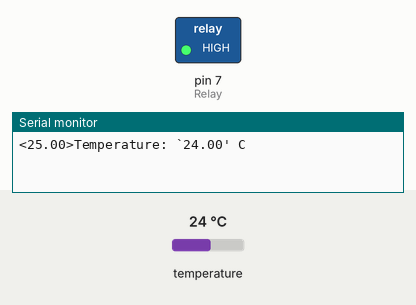
Bench run of a sketch on a simulated Arduino Uno, built with avr-gcc and run on an emulated ATmega328P. Parts: switched loads named in the sketch (green lamp = pin HIGH), the last lines printed to the serial monitor. The inputs (shaded band) are chosen by the test bench; at power-on: temperature 24 °C.

Above: at 2.8 s.
2.9 s: temperature set to 25.6 °C
At 6.0 s:
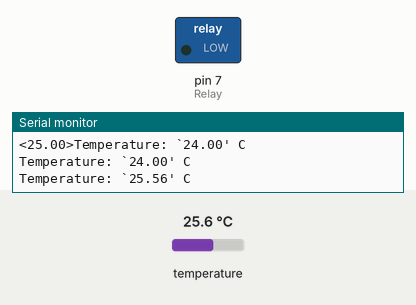
6.8 s: temperature set to 12 °C
At 9.8 s:
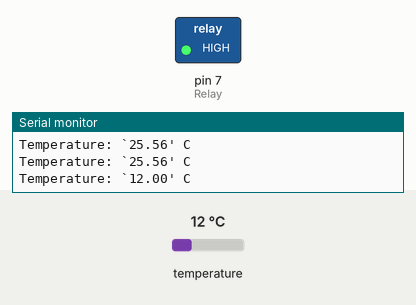
10.3 s: temperature set to 28 °C
At 13.5 s:
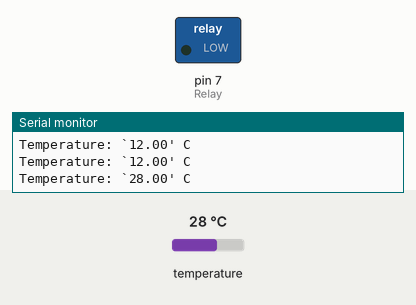
Timing chart, 0 to 15.0 s (numbered marks = the images above; inputs shaded):
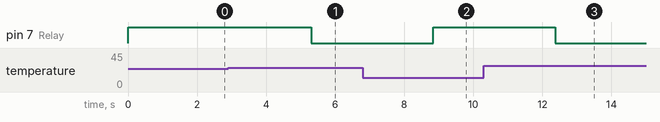

The sketch:

temperature-controlled-fan.ino
```cpp
#include <OneWire.h>
#include <DallasTemperature.h>

/*
Libraries available at
https://github.com/PaulStoffregen/OneWire
https://github.com/milesburton/Arduino-Temperature-Control-Library

Tempereture Controlled ON/OFF fan using a 2-wire 12V DC fan and DS18B20 temperature sensor
*/

#define ONE_WIRE_BUS 5 // Set up sensor data on pin 5

OneWire oneWire(ONE_WIRE_BUS);

DallasTemperature sensors(&oneWire);

int Relay = 7; // Relay pin
float temp = 0;
float tempMax = 25.0; // Switch on the relay
boolean newValueChange = true;

void setup() {
  Serial.begin(9600);
  pinMode(Relay, OUTPUT); // Used relay is active-low
  digitalWrite(Relay, HIGH); // Relay switched off by default using input HIGH
  sensors.begin();
}

void loop() {
  temp = readTemp();
  delay(1000);
  receiveControllerCommand(); // Check if tempMax value has been changed
  replyToController();

  Serial.print("Temperature: `");
  Serial.print(temp);
  Serial.print("' C \n");

  if(temp > tempMax) { // If temp is higher than tempMax,
    digitalWrite(Relay, LOW); // switch on the relay
  } else {
    digitalWrite(Relay, HIGH);
  }
}

float readTemp(){
  sensors.requestTemperatures(); // Request temperature from sensor
  temp = sensors.getTempCByIndex(0); // Temperature in Celsius
  return temp;
}

void receiveControllerCommand(){
  char x = Serial.read();
  if(x == '+') {
    newValueChange = true;
    tempMax++;
  }
  if(x == '-'){
    newValueChange = true;
    tempMax--;
  }
}

void replyToController(){
  if(newValueChange){
    newValueChange = false;
    Serial.print("<");
    Serial.print(tempMax);
    Serial.print(">");
  }
}
```

Measured:
- the behaviour switches between 25 and 25.1 °C on temperature (found by bisection; images 0 and 1)
- after the input at 2.9 s, pin 7 (Relay): HIGH → LOW after 2.4 s
- after the input at 6.8 s, pin 7 (Relay): LOW → HIGH after 2.0 s
- after the input at 10.3 s, pin 7 (Relay): HIGH → LOW after 2.1 s
